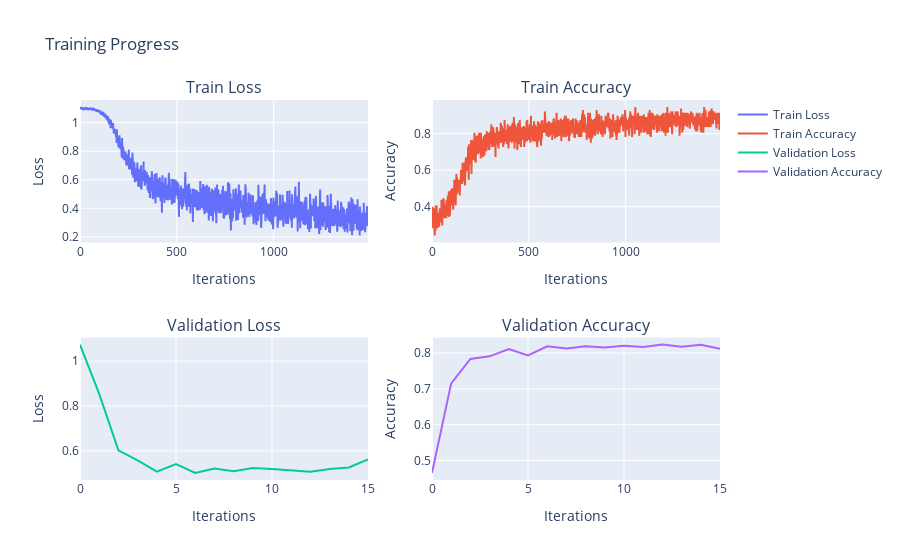

Notebook code for this chart:
### Code cell
plot_training_progress(train_losses_epoch, train_accs_epoch, val_losses_epoch, val_accs_epoch)

### Figure 1 — Plotly figure (JSON) as saved in the notebook; plotly's stock layout.template omitted (floating-point values rounded to 4 significant figures; data arrays with more than 128 entries replaced by an {"elided": "..."} marker saying what was removed)
{"data": [{"mode": "lines", "name": "Train Loss", "type": "scatter", "x": {"elided": "1488 int values"}, "xaxis": "x", "y": {"elided": "1488 float values"}, "yaxis": "y"}, {"mode": "lines", "name": "Train Accuracy", "type": "scatter", "x": {"elided": "1488 int values"}, "xaxis": "x2", "y": {"elided": "1488 float values"}, "yaxis": "y2"}, {"mode": "lines", "name": "Validation Loss", "type": "scatter", "x": [0, 1, 2, 3, 4, 5, 6, 7, 8, 9, 10, 11, 12, 13, 14, 15], "xaxis": "x3", "y": [1.074, 0.8537, 0.6028, 0.5575, 0.5077, 0.5417, 0.502, 0.5218, 0.5092, 0.5234, 0.5198, 0.5137, 0.5073, 0.5195, 0.5258, 0.5622], "yaxis": "y3"}, {"mode": "lines", "name": "Validation Accuracy", "type": "scatter", "x": [0, 1, 2, 3, 4, 5, 6, 7, 8, 9, 10, 11, 12, 13, 14, 15], "xaxis": "x4", "y": [0.4653, 0.7155, 0.7835, 0.7909, 0.8114, 0.7936, 0.8189, 0.8128, 0.8192, 0.8158, 0.8205, 0.8168, 0.8236, 0.8175, 0.8229, 0.8121], "yaxis": "y4"}], "layout": {"annotations": [{"font": {"size": 16}, "showarrow": false, "text": "Train Loss", "x": 0.225, "xanchor": "center", "xref": "paper", "y": 1, "yanchor": "bottom", "yref": "paper"}, {"font": {"size": 16}, "showarrow": false, "text": "Train Accuracy", "x": 0.775, "xanchor": "center", "xref": "paper", "y": 1, "yanchor": "bottom", "yref": "paper"}, {"font": {"size": 16}, "showarrow": false, "text": "Validation Loss", "x": 0.225, "xanchor": "center", "xref": "paper", "y": 0.375, "yanchor": "bottom", "yref": "paper"}, {"font": {"size": 16}, "showarrow": false, "text": "Validation Accuracy", "x": 0.775, "xanchor": "center", "xref": "paper", "y": 0.375, "yanchor": "bottom", "yref": "paper"}], "title": {"text": "Training Progress"}, "xaxis": {"anchor": "y", "domain": [0, 0.45], "title": {"text": "Iterations"}}, "xaxis2": {"anchor": "y2", "domain": [0.55, 1], "title": {"text": "Iterations"}}, "xaxis3": {"anchor": "y3", "domain": [0, 0.45], "title": {"text": "Iterations"}}, "xaxis4": {"anchor": "y4", "domain": [0.55, 1], "title": {"text": "Iterations"}}, "yaxis": {"anchor": "x", "domain": [0.625, 1], "title": {"text": "Loss"}}, "yaxis2": {"anchor": "x2", "domain": [0.625, 1], "title": {"text": "Accuracy"}}, "yaxis3": {"anchor": "x3", "domain": [0, 0.375], "title": {"text": "Loss"}}, "yaxis4": {"anchor": "x4", "domain": [0, 0.375], "title": {"text": "Accuracy"}}}}
